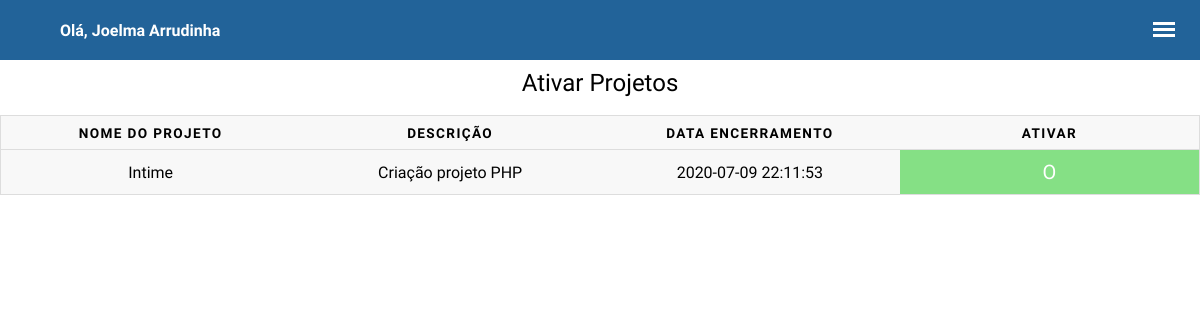
The app's page /ativar_proj.php (signed in) with its own data.
### tables this page shows
CREATE TABLE `projeto` (
  `id_projeto` int(11) NOT NULL,
  `nome_projeto` varchar(50) NOT NULL,
  `data_inicio` datetime DEFAULT NULL,
  `data_fim` datetime DEFAULT NULL,
  `descricao` varchar(100) NOT NULL
);

### DAO/SELECAO/ativar_proj.php (the view, shortened to what this page needs)
<?php
$cpf = $_SESSION['cpf'];
$connect = mysqli_connect('localhost','root',null,'intime');
$query_select = ("SELECT A.id_projeto,A.nome_projeto,A.descricao,A.data_fim FROM `projeto` A
                    INNER JOIN `projeto_gestor` B
                        ON A.id_projeto=B.id_projeto
                    INNER JOIN `cadastro_gestor` C
                        ON B.CPF=C.CPF
                    WHERE B.ATIVO=1 AND C.ATIVO=1  AND b.cpf='$cpf' AND A.data_inicio<>A.data_fim
                    ORDER BY A.DATA_INICIO ");
$select = mysqli_query($connect,$query_select);
$linhas = mysqli_num_rows($select);
if($linhas>=1){
echo("<table>
  <caption>Ativar Projetos</caption>
  <thead>
    <tr>
      <th scope='col'>Nome do projeto</th>
      <th scope='col'>Descrição</th>
      <th scope='col'>Data Encerramento</th>
      <th scope='col'>Ativar</th>
    </tr>
  </thead>
  <tbody>");
  while ($projeto = mysqli_fetch_assoc($select)){
      $nome_proj = $projeto['nome_projeto'];
      $desc = $projeto['descricao'];
      $dt_ini = $projeto['data_fim'];
      $id_proj = $projeto['id_projeto'];
    echo'<tr>';
    echo ("<td data-label='Nome do projeto'>$nome_proj</td>");
    echo ("<td data-label='Descrição'>$desc</td>");
    echo ("<td data-label='Data Encerramento'>$dt_ini</td>");
    echo ("<td data-label='Ativar' style='background-color:#85e085;'><a href='DAO/CADASTRO/ativa_proj.php?id=$id_proj' style='color:white; font-size:20px'>O</a></td>");
    echo'</tr>';}
    echo '</tbody>';
echo'</table>';
  }else if($linhas==0){
    echo '<br><center><span class="icon fa-meh-o fa-2x"></span>';
    echo '<h3>Poxa vida,</h3>';
    echo '<h4>Você não possui projetos encerrados </h4>';
}
?>

### assets/css/painel.css (style rules this page uses)
html, body { overflow-x: hidden; height: 100%; }
body { background: #fff; padding: 0; margin: 0; font-size: 100%; font-family: 'Muli', sans-serif; }
table { border: 1px solid #ccc; border-collapse: collapse; margin: 0; padding: 0; width: 100%; table-layout: fixed; }
table caption { font-size: 1.5em; margin: .5em 0 .75em; }
table a { color:red; text-decoration: NONE; }
table tr { background-color: #f8f8f8; border: 1px solid #ddd; padding: .35em; }
table th, table td { padding: .625em; text-align: center; }
table th { font-size: .85em; letter-spacing: .1em; text-transform: uppercase; }

### records on screen
projeto: nome_projeto "Intime", descricao "Criação projeto PHP", data_fim "2020-07-09 22:11:53"

### other values on screen
$NOME[0] "Joelma"
$NOME[SIZEOF($NOME)-1] "Arrudinha"
